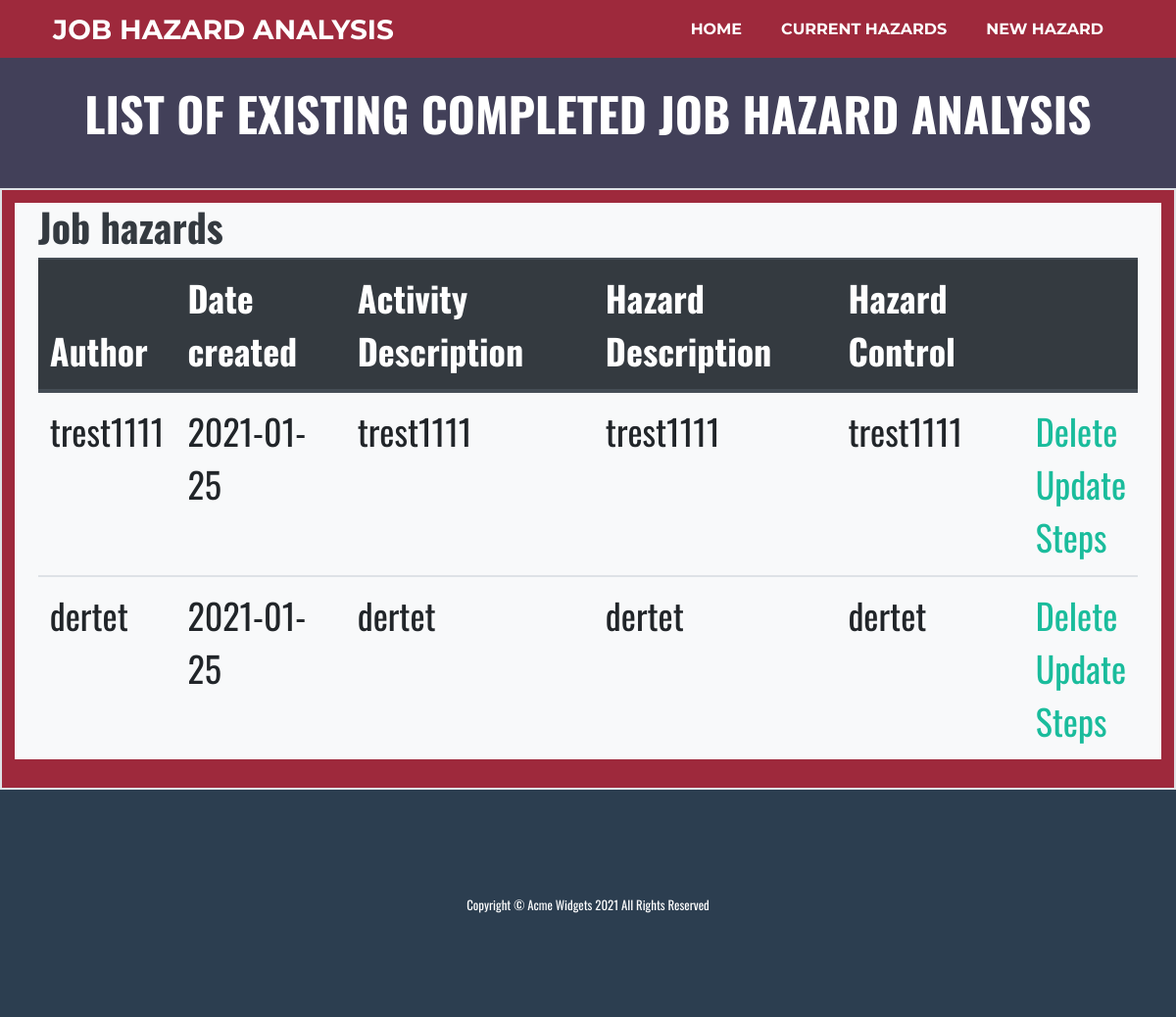
The page /hazardList on the database as committed earlier.
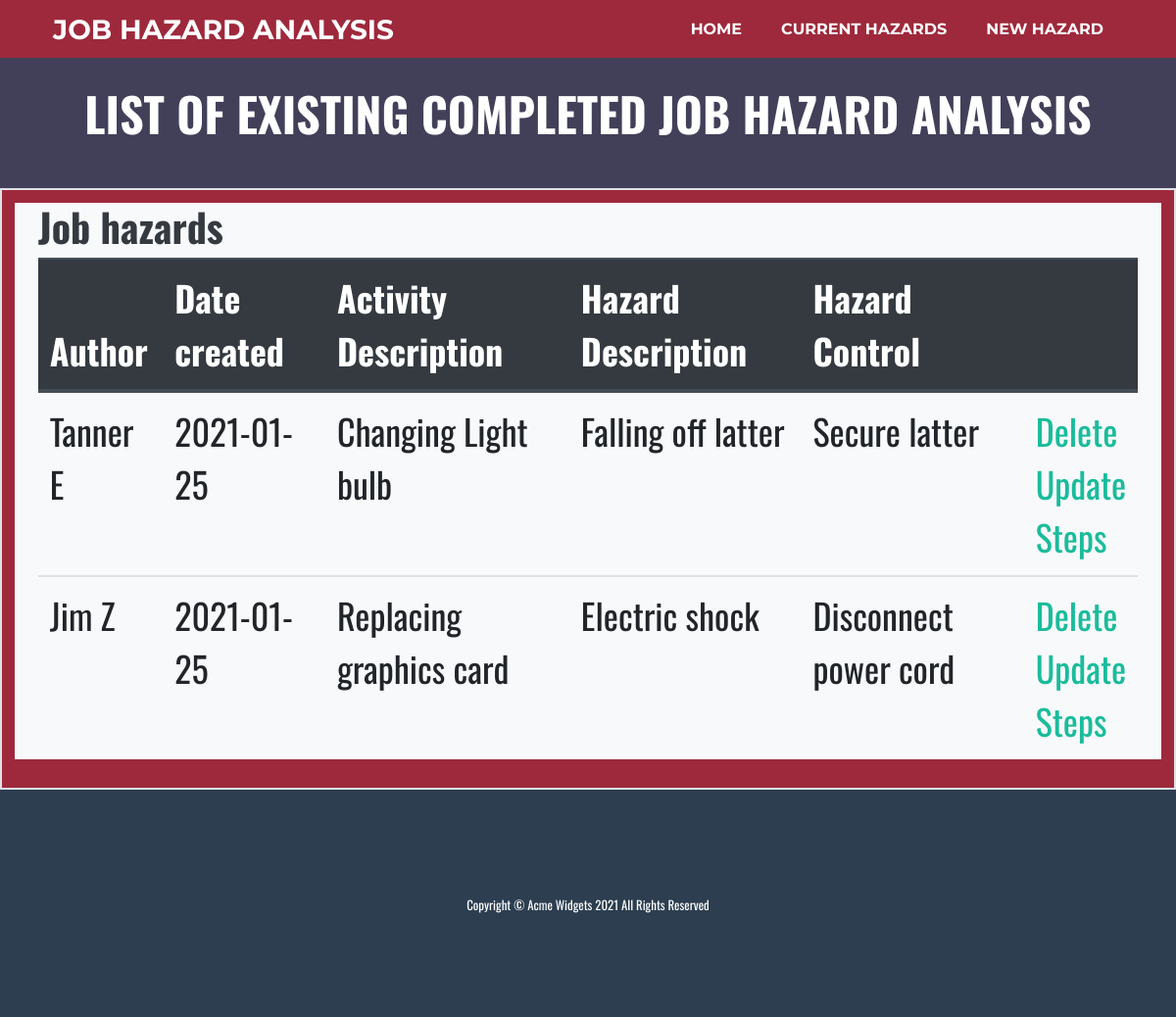
The same page on the database as committed later.
### app.py (models this page shows, shortened)
class Jha(db.Model): #replace nullable = false on last few fields
    JHAid = db.Column(db.Integer, primary_key=True)
    author = db.Column(db.String(50))
    date_created = db.Column(db.DateTime, default=datetime.utcnow)
    activityDescription = db.Column(db.String(200))
    hazardDescription = db.Column(db.String(200))
    hazardControl = db.Column(db.String(200))
    steps = db.relationship('Step', backref='jha_step')

### app.py (the view)
@app.route('/hazardList', methods=['POST', 'GET'])# creates route to list of Hazards
def hazardL():
    jha = Jha.query.order_by(Jha.date_created).all()
    return render_template('hazards.html', jha=jha)

### templates/hazards.html (shortened to what this page needs)
{% extends 'base.html' %}
{% block body %}
    <h2 class="page-section-heading text-center text-uppercase text-white">List of existing completed Job Hazard Analysis </h2>
{% endblock %}
{% block body1 %}
    <div class="container-fluid wrapper bg-light">
        <h1 class="text-dark">Job hazards</h1>
        {% if jha|length < 1 %}
                <h4>No Job Hazards. Please select New Hazard </h4>
        {% else %}
            <table class ="table">
                <thead class="thead-dark">
                <tr>
                    <th scope="col">Author </th>
                    <th scope="col">Date created </th>
                    <th scope="col">Activity Description</th>
                    <th scope="col">Hazard Description</th>
                    <th scope="col">Hazard Control</th>
                    <th scope="col"></th>
                </tr>
                </thead>
                {% for jha in jha %}
                <tr>
                    <td>{{ jha.author }}</td>
                    <td>{{ jha.date_created.date() }}</td>
                    <td>{{ jha.activityDescription }}</td>
                    <td>{{ jha.hazardDescription }}</td>
                    <td>{{ jha.hazardControl }}</td>
                    <td>
                        <a href="/delete/{{jha.JHAid}}">Delete</a>
                        <br>
                        <a href="/update/{{jha.JHAid}}">Update</a>
                        <br>
                        <a href="/steps/{{jha.JHAid}}">Steps</a>
                    </td>
                </tr>
                {% endfor %}
            </table>
        {% endif %}
    </div>
{% endblock %}

Rows that differ between the two databases and show on the page:
changed Jha: author "trest1111" → "Tanner E"; activityDescription "trest1111" → "Changing Light bulb"; hazardDescription "trest1111" → "Falling off latter"; hazardControl "trest1111" → "Secure latter"
changed Jha: author "dertet" → "Jim Z"; activityDescription "dertet" → "Replacing graphics card"; hazardDescription "dertet" → "Electric shock"; hazardControl "dertet" → "Disconnect power cord"
